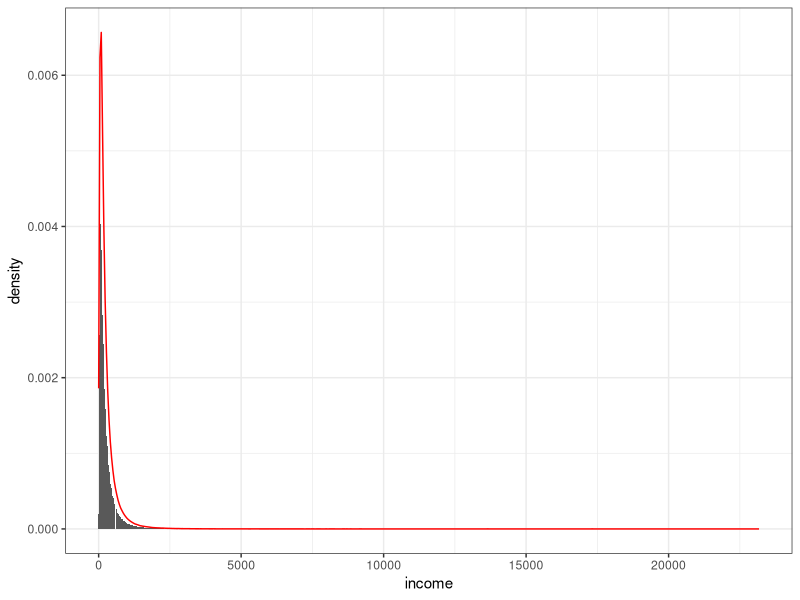
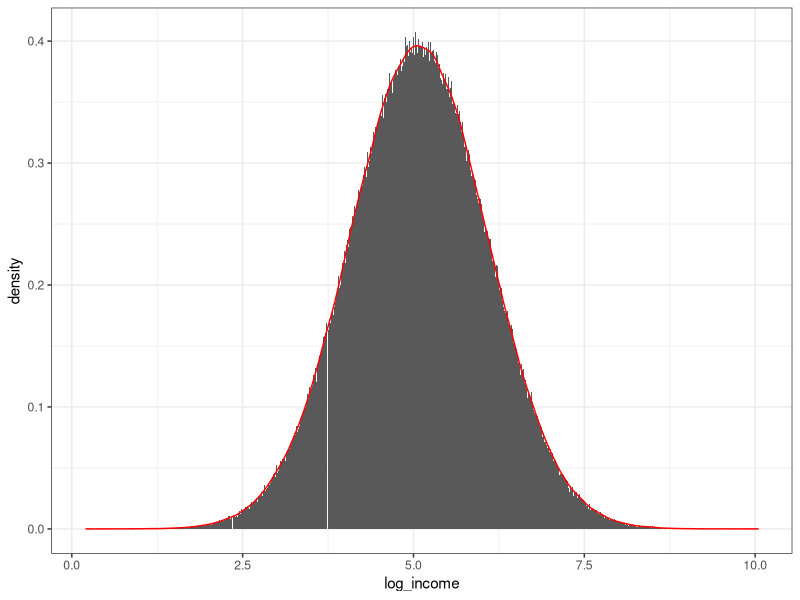
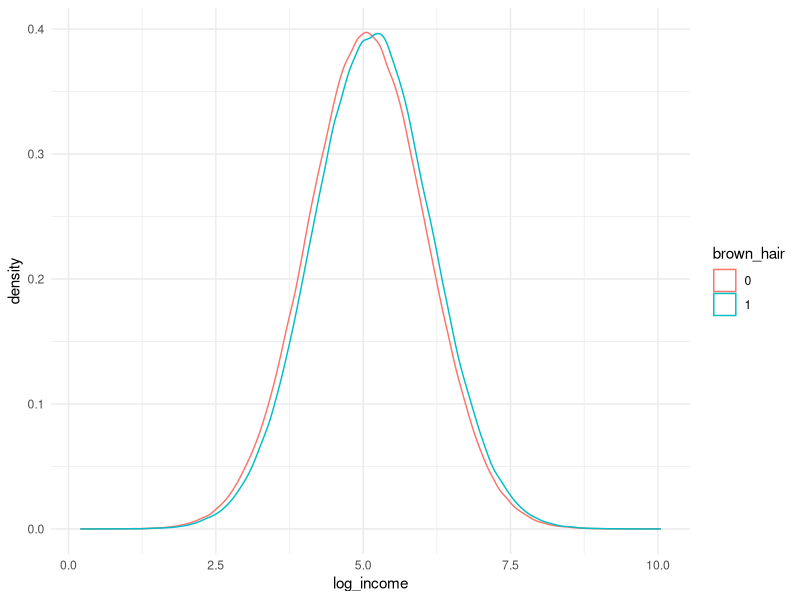
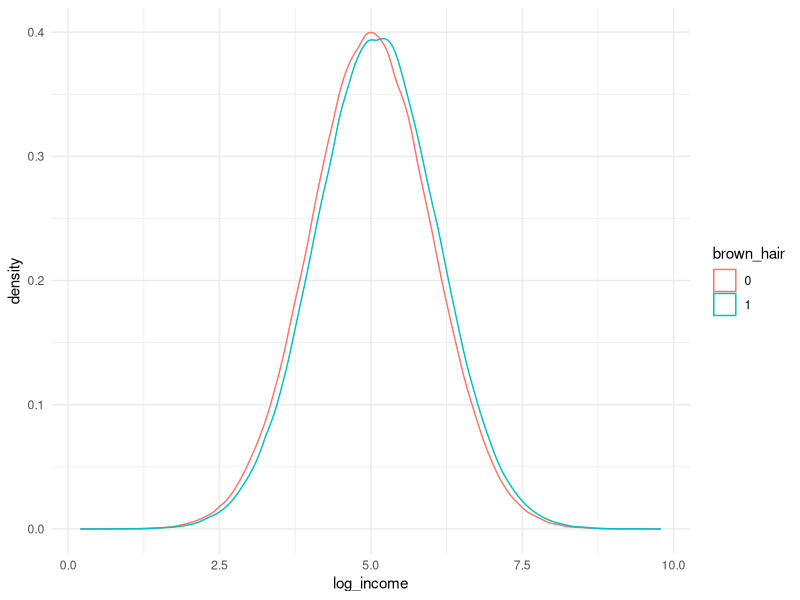
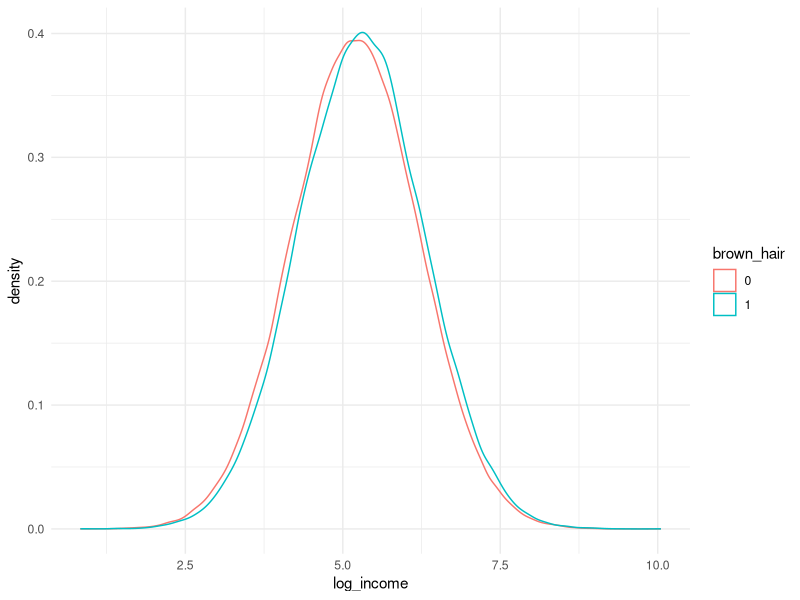
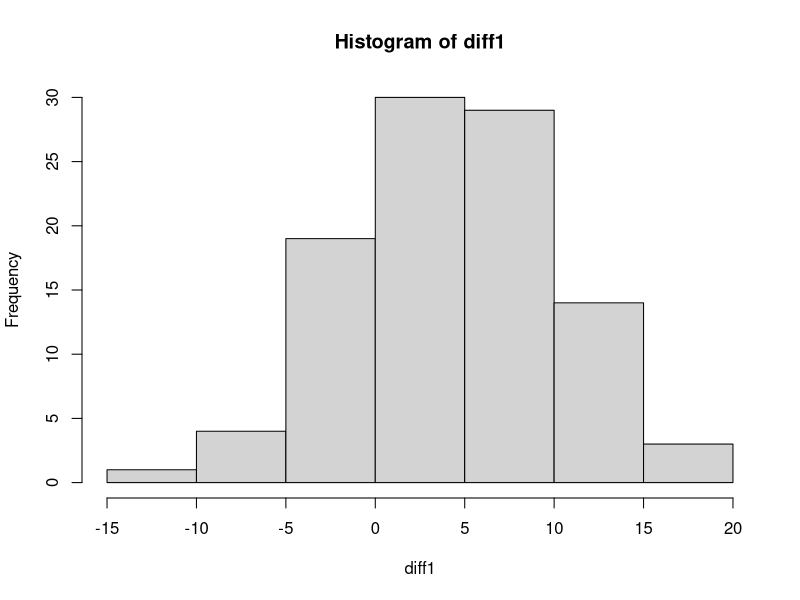
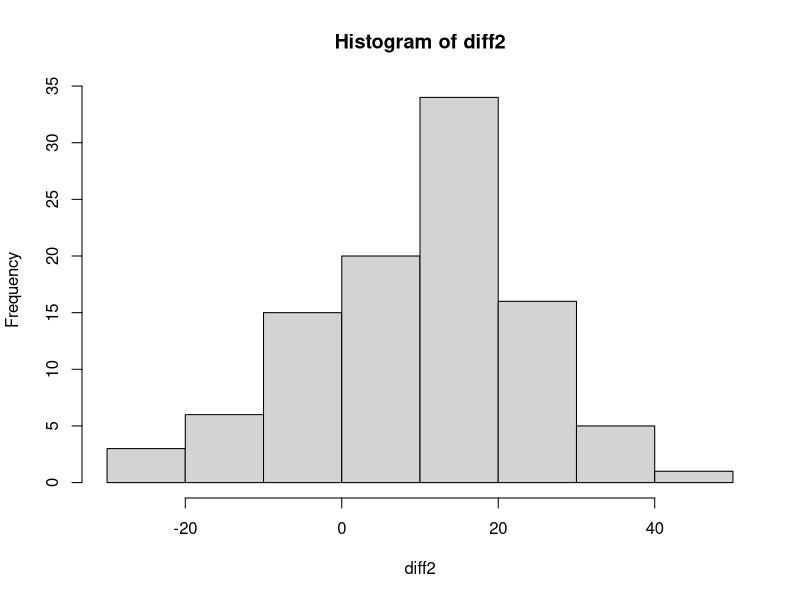
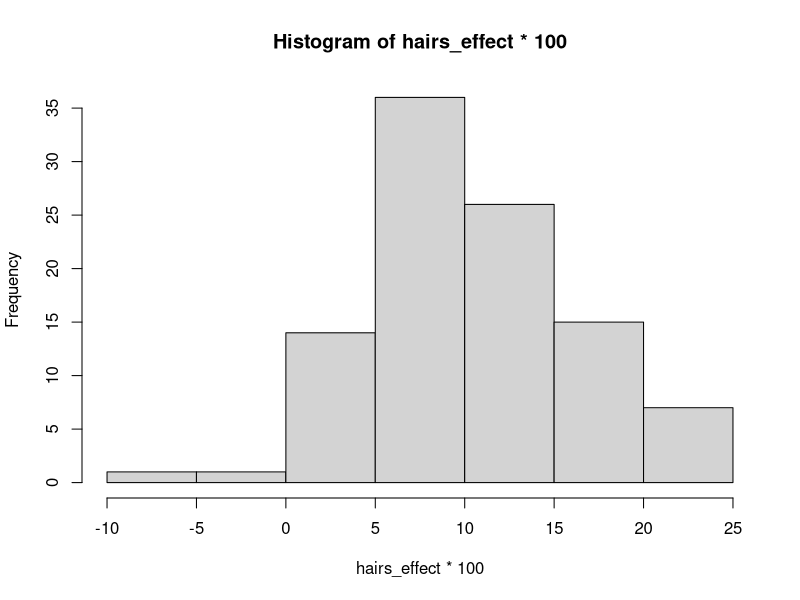

Write the R code that produced these figures, in order.
## ---- chunk 1

library(dplyr)
library(ggplot2)
library(kableExtra)

my_options <- options(
  scipen = 999
)

mk_tbl <- function(data, table_title) {
  data |> 
    kable(caption = table_title, format = "html") |> 
    kable_styling(
      bootstrap_options = c("striped", "hover", "condensed", "responsive"),
      full_width = FALSE,
      position = "center"
    )
}

## ---- chunk 2
#| code-fold: false

# definindo o tamanho da população
pop_size <- 1000000

set.seed(123)
population <- tibble(
  # id do indivíduo
  id = 1:pop_size,
  # gerando uma distribuição binomial, com 30% de probabilidade do indivíduo em ter um diploma universitário
  college_degree = rbinom(pop_size, size = 1, prob = 0.3),
  # gerando uma distribuição binomial, com 20% de probabilidade do indivíduo em ter um cabelo castanho
  brown_hair = rbinom(pop_size, size = 1, prob = 0.2)
)

## ---- chunk 3

# avaliando a população gerada
population |> 
  summarise(
    `college_degree%` = round((sum(college_degree) / n()) * 100, 3),
    `brown_hair%` = round((sum(brown_hair) / n()) * 100, 3)
  ) |> 
  mk_tbl(
    table_title = "Tabela 1. Porcentagem de indivíduos com diploma universitário e cabelo castanho na população gerada"
  )

## ---- chunk 4

set.seed(123)
population <- population |> 
  mutate(
    error_term = rnorm(n = pop_size, mean = 5, sd = 1),
    log_income = brown_hair * 0.1 + college_degree * 0.2 + error_term,
    income = exp(log_income)
  )

## ---- chunk 5

population |> 
  ggplot(
    aes(
      x = income
    )
  ) +
  geom_histogram(
    aes(y = ..density..),
    bins = 1000
  ) +
  geom_density(
    color = "red"
  ) +
  theme_bw()

## ---- chunk 6

population |> 
  ggplot(
    aes(
      x = log_income
    )
  ) +
  geom_histogram(
    aes(y = ..density..),
    bins = 1000
  ) +
  geom_density(
    color = "red"
  ) +
  theme_bw()

## ---- chunk 7

population |> 
  ggplot(
    aes(
      x = log_income,
      group = factor(brown_hair),
      color = factor(brown_hair)
    )
  ) +
  geom_density() +
  theme_minimal() +
  labs(
    color = "brown_hair"
  )

## ---- chunk 8

population |> 
  summarise(
    mean_log_income = mean(log_income),
    .by = c(brown_hair)
  ) |> 
  arrange(
    brown_hair
  ) |> 
  mk_tbl(
    table_title = "Tabela X"
  )

## ---- chunk 9

population |> 
  filter(
    college_degree == 0
  ) |> 
  ggplot(
    aes(
      x = log_income,
      group = factor(brown_hair),
      color = factor(brown_hair)
    )
  ) +
  geom_density() +
  theme_minimal() +
  labs(
    color = "brown_hair"
  )

## ---- chunk 10

population |> 
  filter(
    college_degree == 0
  ) |> 
  summarise(
    mean_log_income = mean(log_income),
    .by = c(brown_hair)
  ) |> 
  arrange(
    brown_hair
  ) |> 
  kable(caption = "Tabela", format = "html") |> 
  kable_styling(
    bootstrap_options = c("striped", "hover", "condensed", "responsive"),
    full_width = FALSE,
    position = "center"
  )

## ---- chunk 11

population |> 
  filter(
    college_degree == 1
  ) |> 
  ggplot(
    aes(
      x = log_income,
      group = factor(brown_hair),
      color = factor(brown_hair)
    )
  ) +
  geom_density() +
  theme_minimal() +
  labs(
    color = "brown_hair"
  )

## ---- chunk 12

population |> 
  filter(
    college_degree == 1
  ) |> 
  summarise(
    mean_log_income = mean(log_income),
    .by = c(brown_hair)
  ) |> 
  arrange(
    brown_hair
  ) |> 
  kable(caption = "Tabela", format = "html") |> 
  kable_styling(
    bootstrap_options = c("striped", "hover", "condensed", "responsive"),
    full_width = FALSE,
    position = "center"
  )

## ---- chunk 13

pop_size <- 1000

diff1 <- c()
diff2 <- c()
hairs_effect <- c()
degree_effect <- c()
for (i in seq(100)) {
  
  college_degree <- rbinom(pop_size, size = 1, prob = 0.3)
  brown_hair <- rbinom(pop_size, size = 1, prob = 0.2)
  
  population <- tibble(
    id = 1:pop_size,
    college_degree = college_degree,
    brown_hair = brown_hair
  )
  
  n_aux <- nrow(filter(population, brown_hair == 0 & college_degree == 0))
  aux <- population |> 
    filter(
      brown_hair == 0 & college_degree == 0
    ) |> 
    select(
      id
    ) |> 
    mutate(
      dye_hair = rbinom(n = n_aux, size = 1, prob = 0.4)
    )
  
  population <- population |> 
    left_join(
      aux,
      by = c("id" = "id")
    ) |> 
    mutate(
      dye_hair = if_else(is.na(dye_hair), 0, dye_hair),
      hair = if_else(brown_hair == 1 | dye_hair == 1, 1, 0),
      error_term = rnorm(n = pop_size, mean = 5, sd = 1),
      log_income = hair * 0.1 + college_degree * 0.2 + error_term,
      income = exp(log_income),
      #test = exp(0.1 * brown_hair + 0.2 * college_degree + error_term)
    )
  
  diff1_ <- (mean(filter(population, hair == 1)$log_income) - mean(filter(population, hair == 0)$log_income)) * 100
  diff2_ <- (mean(filter(population, college_degree == 1 & hair == 1)$log_income) - mean(filter(population, college_degree == 1 & hair == 0)$log_income)) * 100
  
  diff1 <- c(diff1, diff1_)
  diff2 <- c(diff2, diff2_)
  
  model <- lm(
    log_income ~ hair + college_degree,
    data = population
  )
  hair_ <- unname(coef(model)[2])
  degree_ <- unname(coef(model)[3])
  hairs_effect <- c(hairs_effect, hair_)
  degree_effect <- c(degree_effect, degree_)
  
}

## ---- chunk 14

population |> 
  summarise(
    sum(hair) / n()
  )

## ---- chunk 15

population |> 
  filter(
    college_degree == 0
  ) |> 
  summarise(
    sum(hair) / n()
  )

## ---- chunk 16

population |> 
  filter(
    college_degree == 1
  ) |> 
  summarise(
    sum(hair) / n()
  )

## ---- chunk 17

hist(diff1)

## ---- chunk 18

hist(diff2)

## ---- chunk 19

sum(population$college_degree)
sum(population$brown_hair)

## ---- chunk 20

population |> 
  filter(
    brown_hair == 0 & 
      college_degree == 0 
  ) |> 
  summarise(
    n = n(),
    s = sum(dye_hair),
    perc = (s / n) * 100
  )

## ---- chunk 21

sum(population$hair)

## ---- chunk 22

hist(hairs_effect * 100)

## ---- chunk 23

hist(degree_effect * 100)
